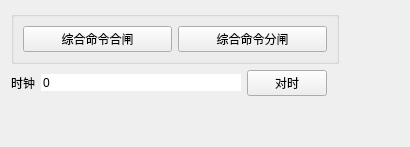
     <widget class="QWidget" name="tabCtrl">
      <attribute name="title">
       <string>系统控制</string>
      </attribute>
      <layout class="QGridLayout" name="gridLayout_7">
       <item row="0" column="0" colspan="3">
        <widget class="QGroupBox" name="groupBox">
         <property name="flat">
          <bool>true</bool>
         </property>
         <property name="checkable">
          <bool>false</bool>
         </property>
         <layout class="QHBoxLayout" name="horizontalLayout_7">
          <item>
           <widget class="QPushButton" name="btnAutoKMON">
            <property name="sizePolicy">
             <sizepolicy hsizetype="Preferred" vsizetype="Fixed">
              <horstretch>0</horstretch>
              <verstretch>0</verstretch>
             </sizepolicy>
            </property>
            <property name="text">
             <string>综合命令合闸</string>
            </property>
           </widget>
          </item>
          <item>
           <widget class="QPushButton" name="btnAutoKMOFF">
            <property name="sizePolicy">
             <sizepolicy hsizetype="Preferred" vsizetype="Fixed">
              <horstretch>0</horstretch>
              <verstretch>0</verstretch>
             </sizepolicy>
            </property>
            <property name="text">
             <string>综合命令分闸</string>
            </property>
           </widget>
          </item>
         </layout>
        </widget>
       </item>
       <item row="0" column="5">
        <spacer name="horizontalSpacer_2">
         <property name="orientation">
          <enum>Qt::Horizontal</enum>
         </property>
         <property name="sizeHint" stdset="0">
          <size>
           <width>40</width>
           <height>20</height>
          </size>
         </property>
        </spacer>
       </item>
       <item row="2" column="3">
        <spacer name="verticalSpacer_2">
         <property name="orientation">
          <enum>Qt::Vertical</enum>
         </property>
         <property name="sizeHint" stdset="0">
          <size>
           <width>20</width>
           <height>40</height>
          </size>
         </property>
        </spacer>
       </item>
       <item row="1" column="0">
        <layout class="QHBoxLayout" name="horizontalLayout_6">
         <item>
          <widget class="QLabel" name="label_1">
           <property name="frameShape">
            <enum>QFrame::NoFrame</enum>
           </property>
           <property name="frameShadow">
            <enum>QFrame::Plain</enum>
           </property>
           <property name="text">
            <string>时钟</string>
           </property>
           <property name="textFormat">
            <enum>Qt::PlainText</enum>
           </property>
           <property name="scaledContents">
            <bool>false</bool>
           </property>
          </widget>
         </item>
         <item>
          <widget class="MyTimeSpinBox" name="sysTime">
           <property name="sizePolicy">
            <sizepolicy hsizetype="Preferred" vsizetype="Fixed">
             <horstretch>0</horstretch>
             <verstretch>0</verstretch>
            </sizepolicy>
           </property>
           <property name="minimumSize">
            <size>
             <width>200</width>
             <height>0</height>
            </size>
           </property>
           <property name="focusPolicy">
            <enum>Qt::NoFocus</enum>
           </property>
           <property name="wrapping">
            <bool>false</bool>
           </property>
           <property name="frame">
            <bool>false</bool>
           </property>
           <property name="readOnly">
            <bool>true</bool>
           </property>
           <property name="buttonSymbols">
            <enum>QAbstractSpinBox::NoButtons</enum>
           </property>
           <property name="specialValueText">
            <string/>
           </property>
           <property name="keyboardTracking">
            <bool>false</bool>
           </property>
           <property name="prefix">
            <string/>
           </property>
           <property name="suffix">
            <string/>
           </property>
           <property name="decimals">
            <number>0</number>
           </property>
           <property name="maximum">
            <double>10000000000000000000.000000000000000</double>
           </property>
          </widget>
         </item>
         <item>
          <widget class="QPushButton" name="btnTimeAdj">
           <property name="sizePolicy">
            <sizepolicy hsizetype="Preferred" vsizetype="Fixed">
             <horstretch>0</horstretch>
             <verstretch>0</verstretch>
            </sizepolicy>
           </property>
           <property name="text">
            <string>对时</string>
           </property>
          </widget>
         </item>
        </layout>
       </item>
      </layout>
     </widget>
